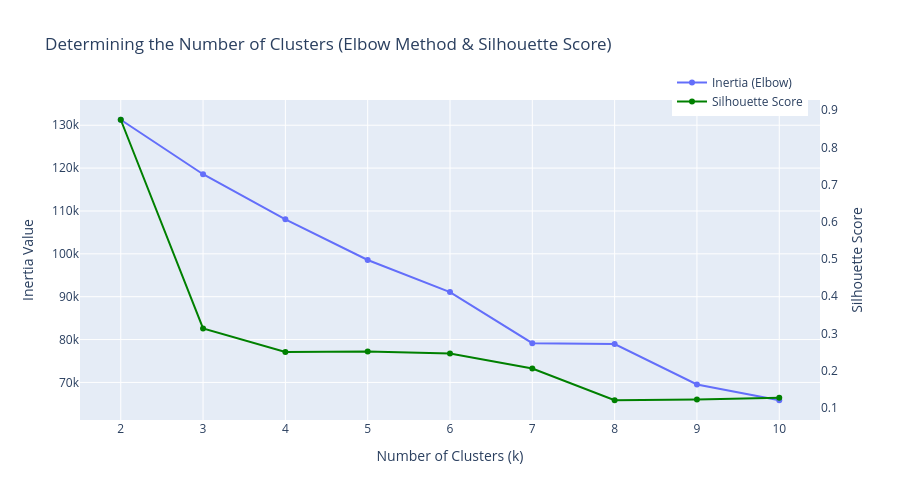

The code cell stored with this chart in its notebook:
### Code cell
# 2. Determine the optimal number of clusters using an interactive plot
fig = go.Figure()
fig.add_trace(go.Scatter(x=list(K_range), y=inertia, mode='lines+markers', name='Inertia (Elbow)', yaxis='y1'))
fig.add_trace(go.Scatter(x=list(K_range), y=silhouette_scores, mode='lines+markers', name='Silhouette Score', yaxis='y2', marker=dict(color='green')))

fig.update_layout(
    title="Determining the Number of Clusters (Elbow Method & Silhouette Score)",
    xaxis=dict(title="Number of Clusters (k)", dtick=1),
    yaxis=dict(title="Inertia Value", side="left"),
    yaxis2=dict(title="Silhouette Score", side="right", overlaying="y", showgrid=False),
    legend=dict(x=0.8, y=1.1),
    height=500
)
fig.show()

### Figure 1 — Plotly figure (JSON) as saved in the notebook; plotly's stock layout.template omitted (floating-point values rounded to 4 significant figures)
{"data": [{"mode": "lines+markers", "name": "Inertia (Elbow)", "type": "scatter", "x": [2, 3, 4, 5, 6, 7, 8, 9, 10], "y": [131300.0, 118600.0, 108100.0, 98570.0, 91090.0, 79150.0, 78970.0, 69520.0, 65840.0], "yaxis": "y"}, {"marker": {"color": "green"}, "mode": "lines+markers", "name": "Silhouette Score", "type": "scatter", "x": [2, 3, 4, 5, 6, 7, 8, 9, 10], "y": [0.874, 0.3132, 0.2498, 0.2513, 0.2462, 0.2055, 0.1203, 0.1223, 0.1267], "yaxis": "y2"}], "layout": {"height": 500, "legend": {"x": 0.8, "y": 1.1}, "title": {"text": "Determining the Number of Clusters (Elbow Method & Silhouette Score)"}, "xaxis": {"dtick": 1, "title": {"text": "Number of Clusters (k)"}}, "yaxis": {"side": "left", "title": {"text": "Inertia Value"}}, "yaxis2": {"overlaying": "y", "showgrid": false, "side": "right", "title": {"text": "Silhouette Score"}}}}
